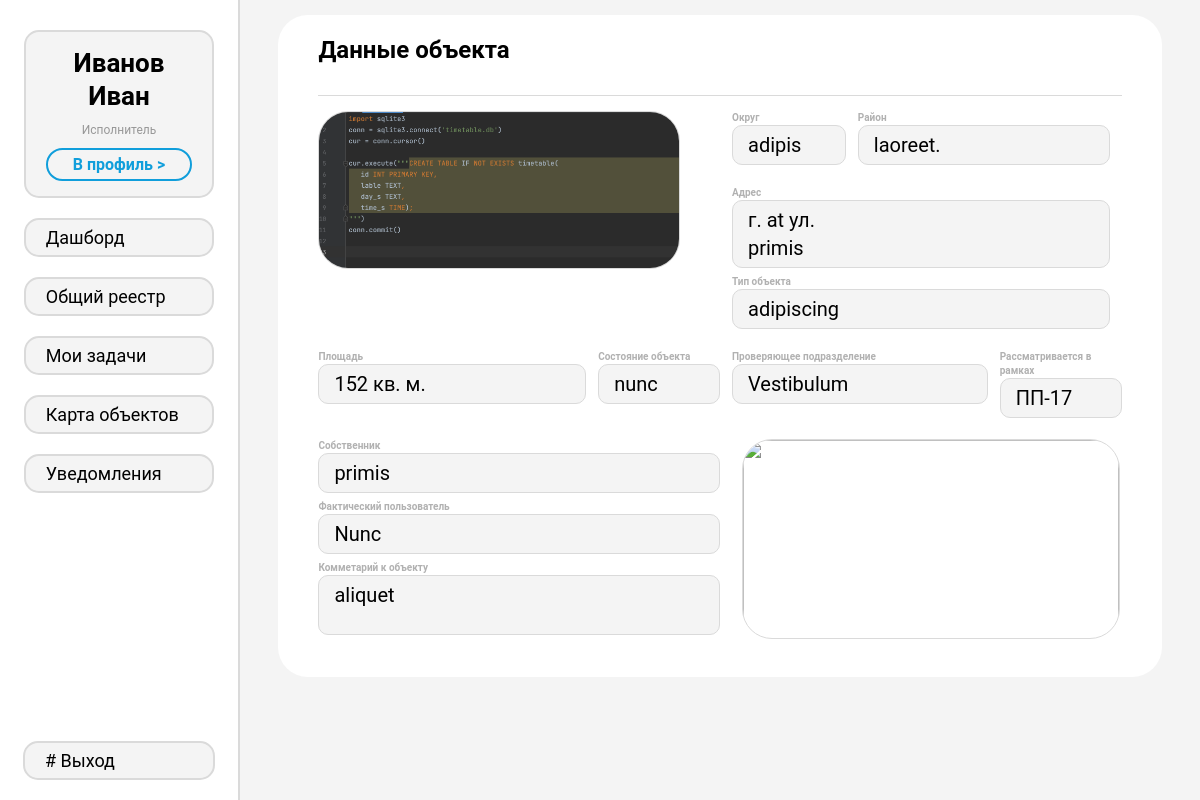
Page /object/115/ (signed in) on the committed database.
### objects/models.py (models this page shows)
class ObjectTable(models.Model):
    address = models.TextField(blank=False)
    administrate_county = models.CharField(max_length=6, blank=False)
    cod_number = models.CharField(max_length=16, blank=True)
    ind_zone = models.BooleanField(default=False)
    date = models.DateField(auto_now=True)
    area = models.CharField(max_length=100)
    comments = models.TextField()
    rev_count = models.IntegerField()
    type_obj = models.CharField(max_length=30)
    state_obj = models.CharField(max_length=100)
    sqr = models.IntegerField()
    own = models.CharField(max_length=100)
    actual_user = models.CharField(max_length=100)
    n_prot = models.CharField(max_length=100)
    city = models.CharField(max_length=100)
    check_company = models.CharField(max_length=100)
    law = models.CharField(max_length=100)
    photo = models.ImageField(blank=True, upload_to='photos/%Y/%m/%d/', default='')

### objects/views.py (the view)
# urls.py: path('object/<int:object_id>/', view_object, name='view_obj'),
def view_object(request, object_id):
    obj = get_object_or_404(ObjectTable, id=object_id)
    data = {
        'obj': obj,
    }
    return render(request, 'objects/object.html', data)

### objects/templates/objects/object.html
{% extends 'base.html' %}
{% block content %}
<div class="content">
			<div class="container">
				<div class="content-block">
					<div class="content-header">
						<div class="content-title">Данные объекта</div>
					</div>
					<div class="row">
						<div class="col-2" style="padding: 0"><img class="object-img" src="{{ obj.photo.url }}"></div>
						<div class="col-2">
							<div class="row">
								<div class="col-3" style="padding-left: 0">
									<div class="info-field">
										<div class="info-field-title">Округ</div>
										<div class="info-field-value">
											{{ obj.administrate_county }}
										</div>
									</div>
								</div>
								<div class="col-23" style="padding: 0;">
									<div class="info-field">
										<div class="info-field-title">Район</div>
										<div class="info-field-value">
                                            {{ obj.area }}
										</div>
									</div>
								</div>
							</div>
							<div class="info-field">
								<div class="info-field-title">Адрес</div>
								<div class="info-field-value">
									г. {{ obj.city }} ул.<br>{{ obj.address }}
								</div>
							</div>
							<div class="info-field">
								<div class="info-field-title">Тип объекта</div>
								<div class="info-field-value">
									{{ obj.type_obj }}
								</div>
							</div>
						</div>
					</div>
					<div class="row">
						<div class="col-3" style="padding: 0">
							<div class="info-field">
								<div class="info-field-title">Площадь</div>
								<div class="info-field-value">
                                    {{ obj.sqr }} кв. м.
								</div>
							</div>
						</div>
						<div class="col-6" style="padding-right: 0;">
							<div class="info-field">
								<div class="info-field-title">Состояние объекта</div>
								<div class="info-field-value">
									{{ obj.state_obj }}
								</div>
							</div>
						</div>
						<div class="col-3" style="padding-right: 0;">
							<div class="info-field">
								<div class="info-field-title">Проверяющее подразделение</div>
								<div class="info-field-value">
                                    {{ obj.check_company }}
								</div>
							</div>
						</div>
						<div class="col-6" style="padding-right: 0;">
							<div class="info-field">
								<div class="info-field-title">Рассматривается в рамках</div>
								<div class="info-field-value">
                                    {{ obj.law }}
								</div>
							</div>
						</div>
					</div>
					<div class="row">
						<div class="col-2" style="padding: 0;">
							<div class="info-field">
								<div class="info-field-title">Собственник</div>
								<div class="info-field-value">
                                    {{ obj.own }}
								</div>
							</div>
							<div class="info-field">
								<div class="info-field-title">Фактический пользователь</div>
								<div class="info-field-value">
                                    {{ obj.actual_user }}
								</div>
							</div>
							<div class="info-field">
								<div class="info-field-title">Комметарий к объекту</div>
								<div class="info-field-value" style="height: 3em">
									{{ obj.comments }}
								</div>
							</div>
						</div>
						<div class="col-2">
							<img class="test-map" src="img/map.png">
						</div>
					</div>
				</div>
			</div>
		</div>
{% endblock %}

### Optimize_Organize2/static/css/styles.css (style rules this page uses)
* { margin: 0; padding: 0; box-sizing: border-box; }
.col-6 { position: relative; min-height: 1px; padding-left: 12px; padding-right: 12px; width: 16.666666%; float: left; }
.col-3 { position: relative; min-height: 1px; padding-left: 12px; padding-right: 12px; width: 33.333333%; float: left; }
.col-23 { position: relative; min-height: 1px; padding-left: 12px; padding-right: 12px; width: 66.666666%; float: left; }
.col-2 { position: relative; min-height: 1px; padding-left: 12px; padding-right: 12px; width: 50%; float: left; }
.container { padding: 0 4%; }
.content { width: 80%; background: #F4F4F4; }
.content-block { max-height: calc(100vh - 30px); margin: 15px 0; padding: 20px 40px; border-radius: 30px; background: #FFFFFF; }
.content-header { margin-bottom: 15px; border-bottom: 1px solid #DADADA; display: flex; flex-direction: row; width: 100%; height: 61px; }
.content-title { display: block; font-family: 'Roboto'; font-style: normal; font-weight: 600; font-size: 24px; line-height: 30px; }
.object-img { width: 90%; border: 1px solid #DADADA; border-radius: 30px; overflow: hidden; }
.info-field { margin-bottom: 7px; }
.info-field-title { font-family: 'Roboto'; font-style: normal; font-weight: 600; font-size: 10px; line-height: 14px; color: #B1B1B1; }
.info-field-value { width: 100%; background: #F4F4F4; border: 1px solid #DADADA; border-radius: 10px; padding: 5px 15px; font-family: 'Roboto'; font-style: normal; font-weight: 400; font-size: 20px; line-height: 28px; }
.row { width: 100%; display: inline-block; margin-bottom: 10px; }
.test-map { width: 100%; height: 200px; object-fit: cover; border: 1px solid #DADADA; border-radius: 30px; overflow: hidden; margin-left: 10px; }

### rows in the picture
ObjectTable: photo (picture), administrate_county "adipis", area "laoreet.", city "at", address "primis", type_obj "adipiscing", sqr "152", state_obj "nunc", check_company "Vestibulum", law "ПП-17", own "primis", actual_user "Nunc", comments "aliquet"
